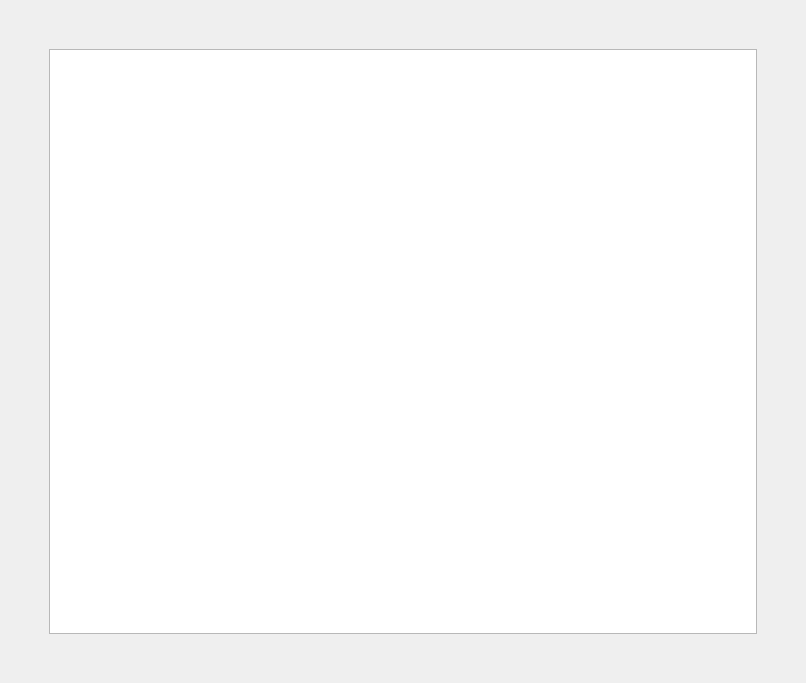
<?xml version="1.0" encoding="UTF-8"?>
<ui version="4.0">
 <class>MainWindow</class>
 <widget class="QMainWindow" name="MainWindow">
  <property name="geometry">
   <rect>
    <x>0</x>
    <y>0</y>
    <width>806</width>
    <height>683</height>
   </rect>
  </property>
  <property name="windowTitle">
   <string>Checkers</string>
  </property>
  <widget class="QWidget" name="centralwidget">
   <layout class="QGridLayout" name="gridLayout_2">
    <item row="0" column="0">
     <layout class="QGridLayout" name="gridLayout">
      <property name="leftMargin">
       <number>0</number>
      </property>
      <property name="topMargin">
       <number>0</number>
      </property>
      <property name="rightMargin">
       <number>0</number>
      </property>
      <property name="bottomMargin">
       <number>0</number>
      </property>
      <item row="1" column="2">
       <spacer name="horizontalSpacer_2">
        <property name="orientation">
         <enum>Qt::Horizontal</enum>
        </property>
        <property name="sizeType">
         <enum>QSizePolicy::Preferred</enum>
        </property>
        <property name="sizeHint" stdset="0">
         <size>
          <width>40</width>
          <height>20</height>
         </size>
        </property>
       </spacer>
      </item>
      <item row="1" column="0">
       <spacer name="horizontalSpacer">
        <property name="orientation">
         <enum>Qt::Horizontal</enum>
        </property>
        <property name="sizeType">
         <enum>QSizePolicy::Preferred</enum>
        </property>
        <property name="sizeHint" stdset="0">
         <size>
          <width>40</width>
          <height>20</height>
         </size>
        </property>
       </spacer>
      </item>
      <item row="0" column="1">
       <spacer name="verticalSpacer">
        <property name="orientation">
         <enum>Qt::Vertical</enum>
        </property>
        <property name="sizeType">
         <enum>QSizePolicy::Preferred</enum>
        </property>
        <property name="sizeHint" stdset="0">
         <size>
          <width>20</width>
          <height>40</height>
         </size>
        </property>
       </spacer>
      </item>
      <item row="1" column="1">
       <widget class="frontend::gui::Board" name="mBoardTable">
        <property name="sizePolicy">
         <sizepolicy hsizetype="Expanding" vsizetype="Expanding">
          <horstretch>0</horstretch>
          <verstretch>0</verstretch>
         </sizepolicy>
        </property>
        <property name="minimumSize">
         <size>
          <width>500</width>
          <height>500</height>
         </size>
        </property>
        <property name="verticalScrollBarPolicy">
         <enum>Qt::ScrollBarAlwaysOff</enum>
        </property>
        <property name="horizontalScrollBarPolicy">
         <enum>Qt::ScrollBarAlwaysOff</enum>
        </property>
        <property name="sizeAdjustPolicy">
         <enum>QAbstractScrollArea::AdjustToContents</enum>
        </property>
        <property name="autoScroll">
         <bool>false</bool>
        </property>
        <property name="editTriggers">
         <set>QAbstractItemView::NoEditTriggers</set>
        </property>
        <property name="tabKeyNavigation">
         <bool>false</bool>
        </property>
        <property name="selectionMode">
         <enum>QAbstractItemView::SingleSelection</enum>
        </property>
        <property name="cornerButtonEnabled">
         <bool>false</bool>
        </property>
        <attribute name="horizontalHeaderVisible">
         <bool>false</bool>
        </attribute>
        <attribute name="horizontalHeaderCascadingSectionResizes">
         <bool>true</bool>
        </attribute>
        <attribute name="horizontalHeaderMinimumSectionSize">
         <number>16</number>
        </attribute>
        <attribute name="horizontalHeaderDefaultSectionSize">
         <number>70</number>
        </attribute>
        <attribute name="verticalHeaderVisible">
         <bool>false</bool>
        </attribute>
        <attribute name="verticalHeaderCascadingSectionResizes">
         <bool>true</bool>
        </attribute>
        <attribute name="verticalHeaderMinimumSectionSize">
         <number>16</number>
        </attribute>
        <attribute name="verticalHeaderDefaultSectionSize">
         <number>50</number>
        </attribute>
       </widget>
      </item>
      <item row="2" column="1">
       <spacer name="verticalSpacer_2">
        <property name="orientation">
         <enum>Qt::Vertical</enum>
        </property>
        <property name="sizeType">
         <enum>QSizePolicy::Preferred</enum>
        </property>
        <property name="sizeHint" stdset="0">
         <size>
          <width>20</width>
          <height>40</height>
         </size>
        </property>
       </spacer>
      </item>
     </layout>
    </item>
   </layout>
  </widget>
  <action name="actionNew_Game">
   <property name="text">
    <string>New Game</string>
   </property>
  </action>
 </widget>
 <customwidgets>
  <customwidget>
   <class>frontend::gui::Board</class>
   <extends>QTableView</extends>
   <header>Board.h</header>
  </customwidget>
 </customwidgets>
 <resources/>
 <connections/>
</ui>
